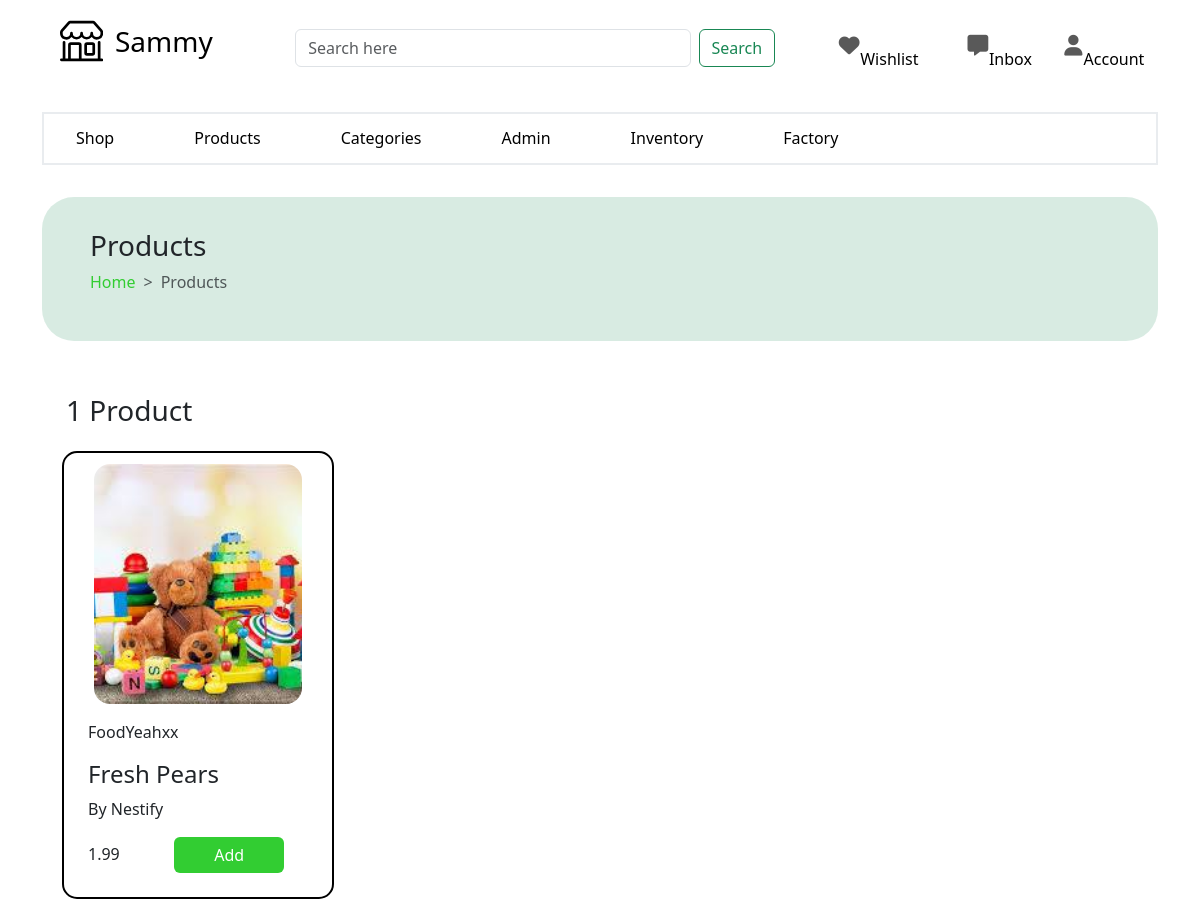
Screenshot of /core/owner/home/products/ (signed in) with the database file from the repository.
### shop/models.py (models this page shows, shortened)
class Product(models.Model):
    productId =  ShortUUIDField(unique=True, length=10, max_length=21, prefix="product", alphabet="ABCDEF0123456789")
    name = models.CharField(max_length=255, default="Fresh Pear")
    category = models.ForeignKey(Category, related_name='category_products', on_delete=models.CASCADE)
    image = models.ImageField(upload_to='product_directory_path', blank=True, null=True, default="product.jpg")
    video = models.ForeignKey(ProductVideo, null=True, blank=True, on_delete=models.SET_NULL, related_name="product_on_the_video")
    shop = models.ForeignKey(Shop, related_name='shop_products', on_delete=models.CASCADE)
    description = models.TextField(blank=True, null=True, default="This is the product")
    specifications = models.TextField(blank=True, null=True)
    mfg = models.DateTimeField(auto_now_add=False, null=True, blank=True)
    price = models.DecimalField(max_digits=15, decimal_places=2, default=1.99)
    stock_quantity = models.PositiveIntegerField(default="5")
    created_by = models.ForeignKey(settings.AUTH_USER_MODEL, related_name='user_products', on_delete=models.CASCADE)
    created_at = models.DateTimeField(auto_now_add=True)
    updated_at = models.DateTimeField(auto_now=True)
    tags = TaggableManager(blank=True)
    sku = ShortUUIDField(unique=True, length=4, max_length=10, prefix="sku", alphabet="0123456789")
    class Meta:
        ordering = ('name',)
        unique_together = ('created_by', 'name', 'category')

class Category(models.Model):
    categoryId =  ShortUUIDField(unique=True, length=10, max_length=21, prefix="category", alphabet="ABCDEF0123456789")
    name = models.CharField(max_length=255, default="Food")
    description = models.TextField(blank=False, null=False, default="This is a category")
    image = models.ImageField(upload_to='category_directory_path', blank=True, null=True)
    shop = models.ForeignKey(Shop, related_name='shop_categories', on_delete=models.CASCADE)
    created_at = models.DateTimeField(auto_now_add=True)
    created_by = models.ForeignKey(settings.AUTH_USER_MODEL, on_delete=models.CASCADE, related_name="user_categories")
    class Meta:
        ordering = ('name',)
        verbose_name_plural = 'Categories'
        unique_together = ('created_by', 'name')

class Shop(models.Model):
    shopId = ShortUUIDField(unique=True, length=10, max_length=21, prefix="shop", alphabet="ABCDEF0123456789")
    name = models.CharField(max_length=255, default="Nestify")
    description = models.TextField(blank=False, null=False, default="This is a shop")
    image = models.ImageField(upload_to='shop_directory_path', blank=True, null=True)
    address = models.TextField(blank=False, null=False, default="This is my address")
    contact = models.CharField(max_length=255, default="+251 97 654 2331")
    created_at = models.DateTimeField(auto_now_add=True)
    created_by = models.OneToOneField(settings.AUTH_USER_MODEL, on_delete=models.CASCADE, related_name="user_shop")
    class Meta:
        ordering = ('name',)
        unique_together = ('created_by', 'name')

### core/views.py (the view, shortened to what this page needs)
# urls.py: path("owner/home/products/", views.product, name="product"),
def product(request):
    user = request.user
    if user.user_type == 'business_owner':
        products = Product.objects.filter(created_by=user).order_by("-created_at")
        if not products.exists():  # Check if the queryset is empty
            messages.error(request, "You don't have any products yet.")
    return render(request, "core/owner/product.html", {
        'products': products,
    })

### templates/core/owner/product.html (shortened to what this page needs)
{% extends "core/owner/owner-base.html" %}
{% block content %}
<section class="product_intro_section">
    <div class="container">
        <div class="intro-section-box">
            <div class="intro-banner">
                <h3>Products</h3>
                <div class="breadcrumb-box">
                    <ol class="breadcrumb">
                        <li class="breadcrumb-item"><a href="{% url 'core:owner_home' %}">Home</a></li>
                        <li class="breadcrumb-item active" aria-current="page">Products</li>
                      </ol>
                </div>
            </div>
            <div class="product-collection">
                {% if products %}
                    <h3>
                        {% if products.count  == 1 %}
                            1 Product
                        {% else %}
                            {% if products.count == 0 %}
                                <p>You have no products</p>
                            {% else %}
                                {{ products.count }} Products
                            {% endif %}
                        {% endif %}
                    </h3>
                        <div class="product-collection-box">
                            {% for product in products %}
                                <div class="product-box">
                                    <a href="{% url 'core:product_detail' product.productId %}">
                                        <div class="product-image">
                                            <img src="{{ product.image.url }}" alt="{{ product.name }} image">
                                        </div>
                                    </a>
                                    <p>{{ product.category.name }}</p>
                                    <h4>{{ product.name }}</h4>
                                    <p>By {{ product.shop.name }}</p>
                                    <div class="price-and-button">
                                        <p>{{ product.price }}</p>
                                        <a href="#" class="btn add-btn">Add</a>
                                    </div>
                                </div>
                            {% endfor %}
                        </div>
                {% else %}
                    <p>No products available. <a href="#">Click here</a> to create products</p>
                {% endif %}
            </div>
        </div>
    </div>
</section>
{% endblock %}

### rows the page displays
Product: image (picture), category.name "FoodYeahxx", name "Fresh Pears", shop.name "Nestify", price "1.99"
